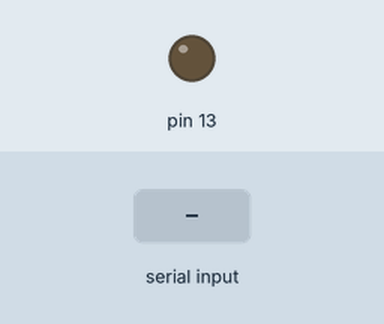
A sketch run on a simulated Arduino Uno, built with avr-gcc and run on an emulated ATmega328P. Parts: output pins drawn as LEDs (lit = HIGH). Inputs (shaded band) come from the test bench.

Above: at 1.2 s.
1.3 s: "P" received over Serial
At 2.6 s:
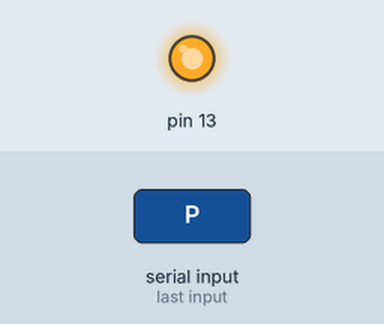
2.9 s: "R" received over Serial
At 3.9 s:
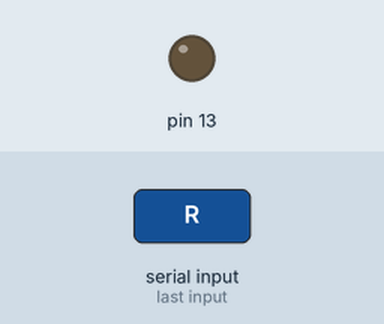
Timing chart, 0 to 5.9 s (numbered marks = the images above; inputs shaded):
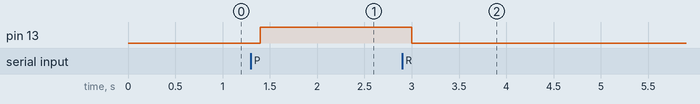

Measured:
- after the input at 1.3 s, pin 13: LOW → HIGH after 0.10 s
- after the input at 2.9 s, pin 13: HIGH → LOW after 0.10 s

The sketch:

processing_to_Ardunio_mousePressedReleased.ino
```cpp
int value = 0;

void setup() {
  Serial.begin(9600);
  pinMode(13, OUTPUT);
}

void loop() {
  digitalWrite(13, value);
  delay(100);
}


void serialEvent()
{
  while (Serial.available()) {
    byte b = Serial.read();
    if(b == 'P')
    {
      value = true;
    }
    else if (b == 'R')
    {
      value = false;
    }
  }
}
```
